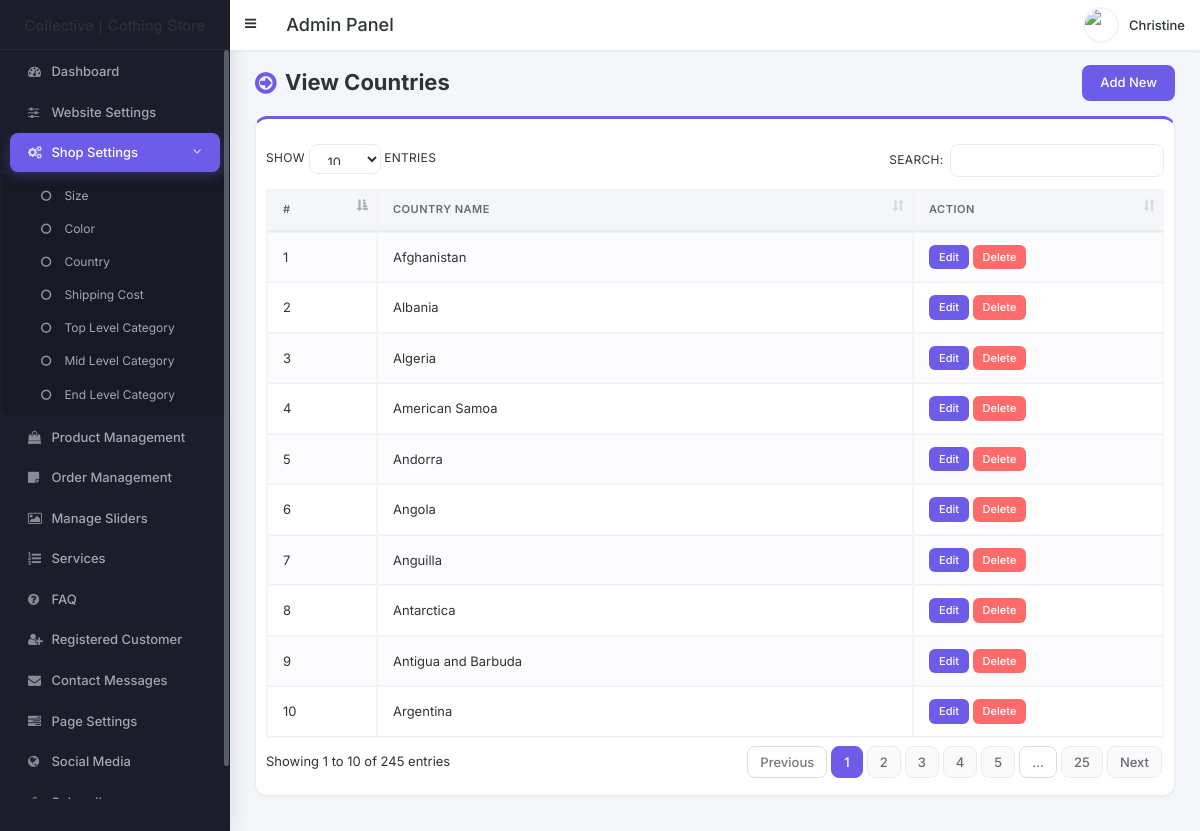
The page /admin/country.php (signed in) on the database as committed earlier.
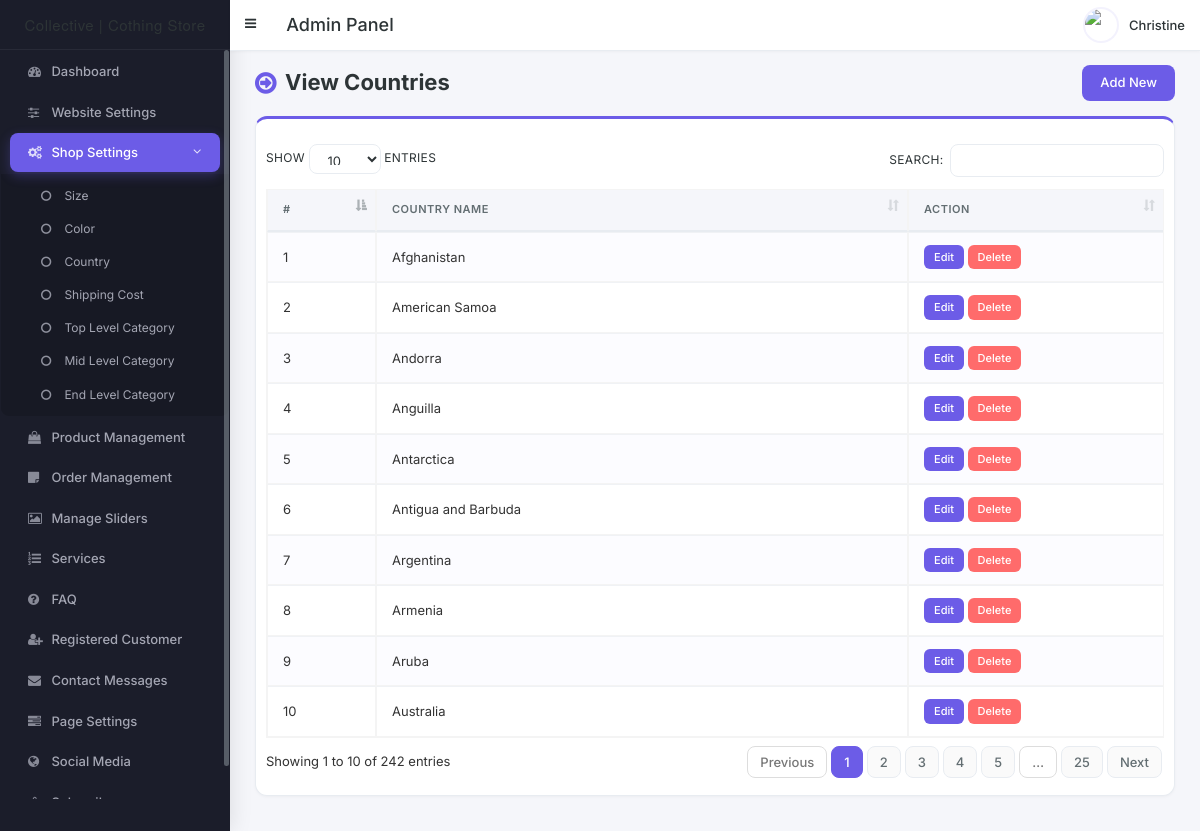
The same page on the database as committed later.
### tables this page shows
CREATE TABLE `tbl_country` (
  `country_id` int(11) NOT NULL,
  `country_name` varchar(100) NOT NULL DEFAULT ''
);

### admin/country.php (the view, shortened to what this page needs)
<?php require_once('header.php'); ?>
<section class="content-header">
	<div class="content-header-left">
		<h1>View Countries</h1>
	</div>
	<div class="content-header-right">
		<a href="country-add.php" class="btn btn-primary btn-sm">Add New</a>
	</div>
</section>
<section class="content">
  <div class="row">
    <div class="col-md-12">
      <div class="box box-info">
        <div class="box-body table-responsive">
          <table id="example1" class="table table-bordered table-hover table-striped">
			<thead>
			    <tr>
			        <th>#</th>
			        <th>Country Name</th>
			        <th>Action</th>
			    </tr>
			</thead>
            <tbody>
            	<?php
            	$i=0;
            	$statement = $pdo->prepare("SELECT * FROM tbl_country ORDER BY country_id ASC");
            	$statement->execute();
            	$result = $statement->fetchAll(PDO::FETCH_ASSOC);
            	foreach ($result as $row) {
            		$i++;
            		?>
					<tr>
	                    <td><?php echo $i; ?></td>
	                    <td><?php echo $row['country_name']; ?></td>
	                    <td>
	                        <a href="country-edit.php?id=<?php echo $row['country_id']; ?>" class="btn btn-primary btn-xs">Edit</a>
	                        <a href="#" class="btn btn-danger btn-xs" data-href="country-delete.php?id=<?php echo $row['country_id']; ?>" data-toggle="modal" data-target="#confirm-delete">Delete</a>
	                    </td>
	                </tr>
            		<?php
            	}
            	?>
            </tbody>
          </table>
        </div>
      </div>
</section>
<?php require_once('footer.php'); ?>

Rows that differ between the two databases and show on the page:
removed tbl_country: country_name "Albania"
removed tbl_country: country_name "Algeria"
removed tbl_country: country_name "Angola"
now on this page (row unchanged): tbl_country: country_name "Armenia"
now on this page (row unchanged): tbl_country: country_name "Aruba"
now on this page (row unchanged): tbl_country: country_name "Australia"
Other text that changed with them:
text written by a page script: "SHOW ENTRIES SEARCH: Showing 1 to 10 of 245 entries Previous 1 2 3 4 5 … 25 Next" → "SHOW ENTRIES SEARCH: Showing 1 to 10 of 242 entries Previous 1 2 3 4 5 … 25 Next"
